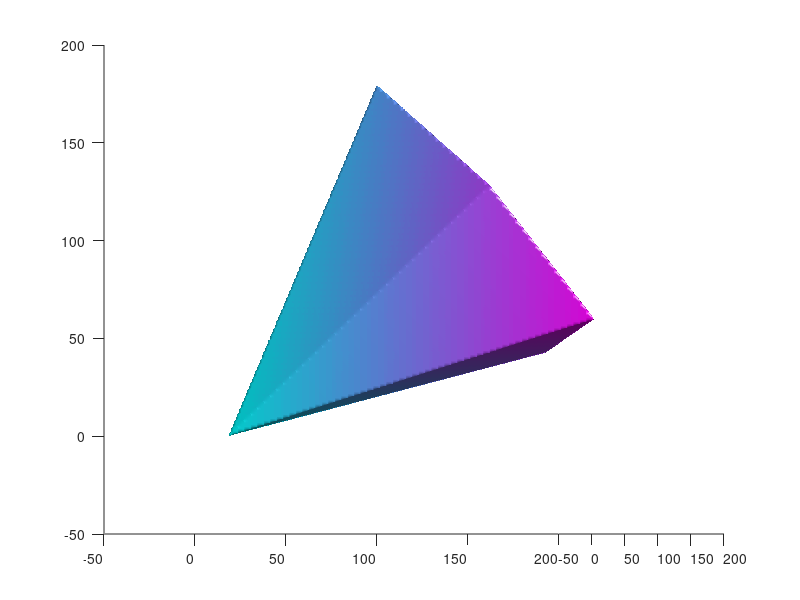

This figure's MATLAB source: (Note: this script raises an error after producing the figure.)
% --------------------------- Granular Mechanics Lab ------------------------
% Written by - Saurabh, Indian Institute of Science
%% Mohr-Coulomb failure surface

% parameters
phi = 30;
c = 0; N = (tand(45+phi/2))^2; I1CutOff = 300;

% domain of stress-space
SMin = -10; SMax = 200; number = 200;

% mesh grid for stress-space
[a1,a2,a3] = meshgrid(linspace(SMin,SMax,number));

% principal invariants of stresses calculated at each point of grid
I1 = a1+a2+a3; 
I2 = a1.*a2+a2.*a3+a3.*a1; 
I3 = a1.*a2.*a3; 

% f is the failure criteria
f=(max(max(a1,a2),a3)-min(min(a1,a2),a3)*N-2*c*sqrt(N));

f((a1<0)|(a2<0)|(a3<0)|(I1>I1CutOff)) = 1;
% Now we have the failure function calculated at each point in the domain
% of the stress space
% failure function has a value at each point in stress-space
% we want the locus of all the point having zero function value use
% isosurface for the same

[faces1,verts1,colors1] = isosurface(a1,a2,a3,f,0,a1);
% patch is used to provide different specification for the function
hp1 = patch('Vertices', verts1, 'Faces', faces1, ...
    'FaceVertexCData', colors1, ...
    'FaceColor','flat', ...
    'edgecolor', 'b','FaceAlpha',0.6);

% chosing the shading type below (flat, faceted, interp)
shading flat
colormap(cool);

% view to look from the hydrostatic axis
view(20,0);

% lighting and camera
camlight
lighting gouraud
hold on

% plotting the x, y,z axis with hydrostatic line
arrow3([SMin,SMin,SMin],[SMax,SMax,SMax],'c-4',3,6)
text(SMax,SMax,SMax,'I_1','FontSize',24.0)
% axis limits
axis([SMin SMax SMin SMax SMin SMax])
% arrow for the axes
arrow3([0,0,0],[SMax,0,0],'r-2',3,6)
arrow3([0,0,0],[0,SMax,0],'g-2',3,6)
arrow3([0,0,0],[0,0,SMax],'b-2',3,6)
text(SMax,0,0,'\sigma_1','FontSize',24.0)
text(0,SMax,0,'\sigma_2','FontSize',24.0)
text(0,0,SMax,'\sigma_3','FontSize',24.0)
grid on
hold on